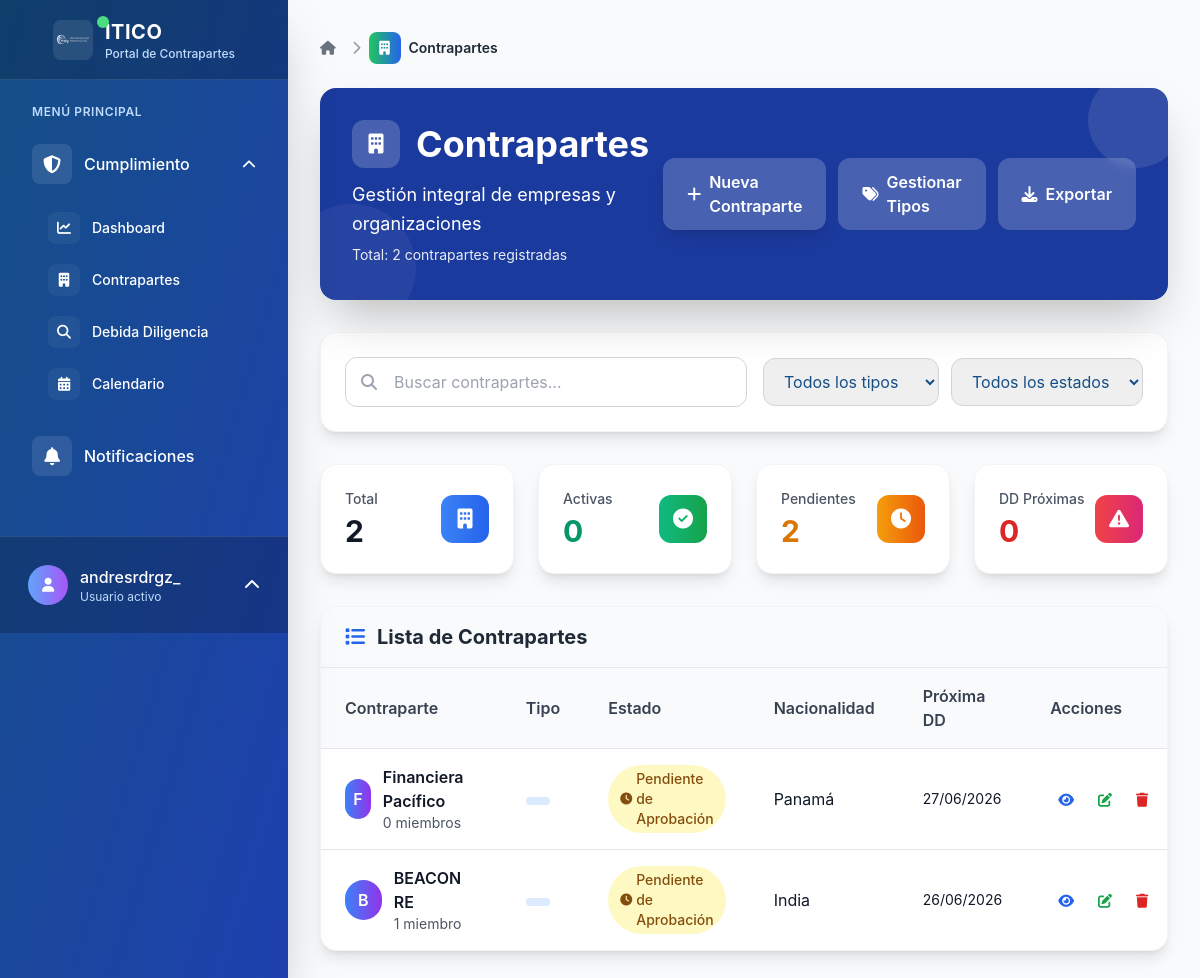
Before: /contrapartes/ (signed in) with the older database file.
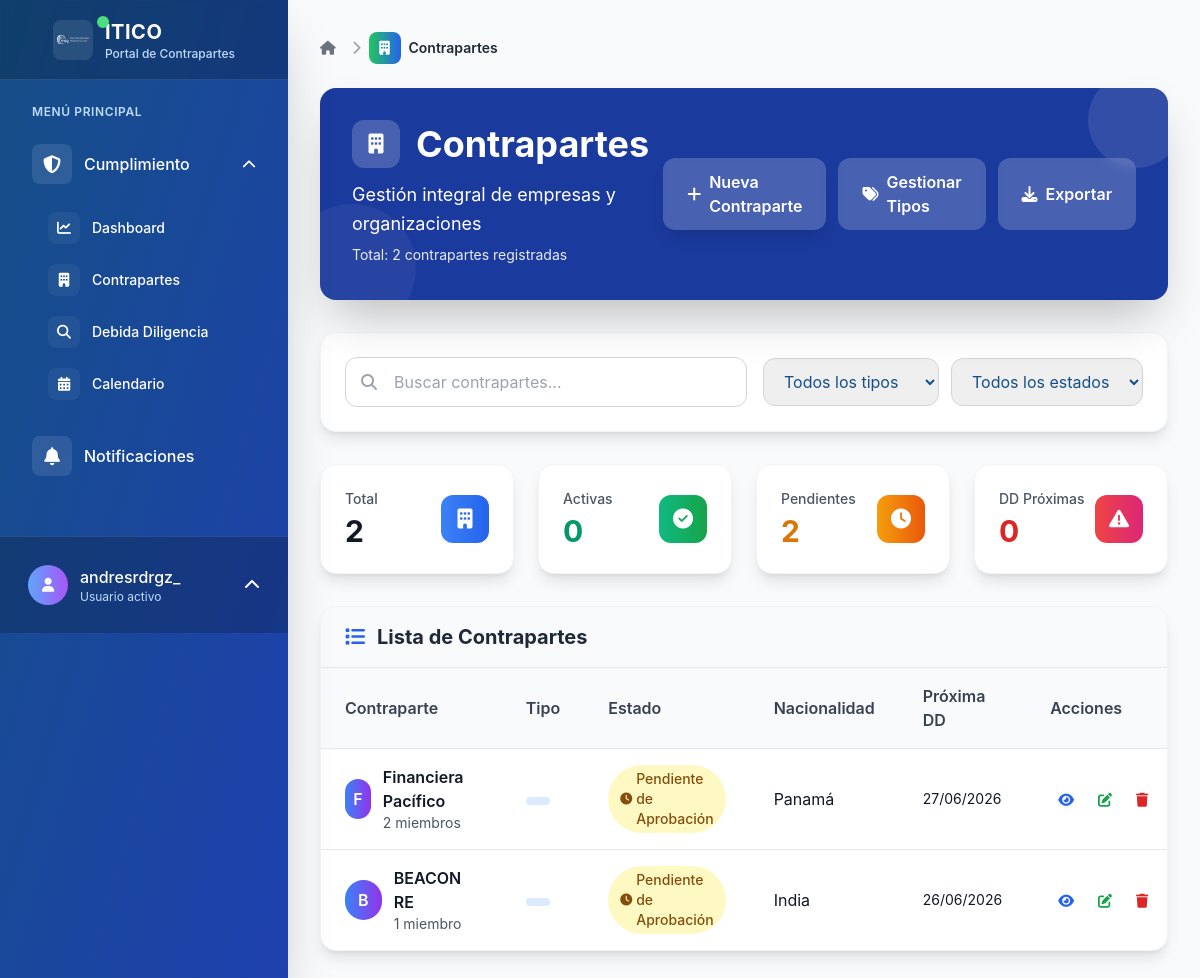
After: the same page with the newer database file.
### contrapartes/models.py (models this page shows, shortened)
class Contraparte(models.Model):
    ESTADOS_CONTRAPARTE = [
        ('activa', 'Activa'),
        ('inactiva', 'Inactiva'),
        ('pendiente', 'Pendiente de Aprobación'),
        ('rechazada', 'Rechazada'),
        ('en_revision', 'En Revisión'),
    ]
    nombre = models.CharField(max_length=255, verbose_name="Nombre")
    nacionalidad = models.CharField(max_length=100, verbose_name="Nacionalidad")
    tipo = models.ForeignKey(
        TipoContraparte,
        on_delete=models.PROTECT,
        related_name='contrapartes',
        verbose_name="Tipo",
        limit_choices_to={'activo': True},
        help_text="Tipo de contraparte"
    )
    estado = models.CharField(
        max_length=20,
        choices=ESTADOS_CONTRAPARTE,
        default='pendiente',
        verbose_name="Estado"
    )
    fecha_proxima_dd = models.DateField(
        verbose_name="Próxima Debida Diligencia",
        null=True,
        blank=True,
        help_text="Fecha de la próxima renovación de debida diligencia"
    )
    creado_por = models.ForeignKey(
        User,
        on_delete=models.PROTECT,
        related_name='contrapartes_creadas',
        verbose_name="Creado por"
    )
    fecha_creacion = models.DateTimeField(auto_now_add=True, verbose_name="Fecha de creación")
    fecha_actualizacion = models.DateTimeField(auto_now=True, verbose_name="Última actualización")
    descripcion = models.TextField(blank=True, null=True, verbose_name="Descripción")
    notas = models.TextField(blank=True, null=True, verbose_name="Notas adicionales")
    class Meta:
        verbose_name = "Contraparte"
        verbose_name_plural = "Contrapartes"
        ordering = ['-fecha_creacion']
    @property
    def dias_hasta_proxima_dd(self):
        if self.fecha_proxima_dd:
            delta = self.fecha_proxima_dd - timezone.now().date()
            return delta.days
        return None
    @property
    def requiere_dd_pronto(self):
        dias = self.dias_hasta_proxima_dd
        return dias is not None and dias <= 30

### contrapartes/views.py (the view)
# urls.py: path('', views.ContraparteListView.as_view(), name='lista'),
class ContraparteListView(LoginRequiredMixin, ListView):
    model = Contraparte
    template_name = 'contrapartes/lista.html'
    context_object_name = 'object_list'
    paginate_by = 20
    def get_context_data(self, **kwargs):
        context = super().get_context_data(**kwargs)
        total = Contraparte.objects.count()
        activas = Contraparte.objects.filter(estado='activa').count()
        pendientes = Contraparte.objects.filter(estado='pendiente').count()
        fecha_limite = timezone.now().date() + timedelta(days=30)
        dd_proximas = Contraparte.objects.filter(
            fecha_proxima_dd__lte=fecha_limite,
            fecha_proxima_dd__gte=timezone.now().date()
        ).count()
        context['stats'] = {
            'total': total,
            'activas': activas,
            'pendientes': pendientes,
            'dd_proximas': dd_proximas,
        }
        context['tipos_contraparte'] = TipoContraparte.objects.filter(activo=True).order_by('nombre')
        return context

### templates/contrapartes/lista.html (shortened to what the changed rows need)
{% extends 'base.html' %}
{% block content %}
<div class="mb-8">
    <div class="bg-blue-800 rounded-2xl p-8 text-white shadow-2xl relative overflow-hidden">
        <div class="relative z-10">
            <div class="flex flex-col lg:flex-row lg:items-center lg:justify-between">
                <div class="mb-6 lg:mb-0">
                    <h1 class="text-3xl lg:text-4xl font-bold mb-3 flex items-center text-white">
                        <div class="w-12 h-12 rounded-xl bg-white bg-opacity-20 flex items-center justify-center mr-4 backdrop-blur-sm text-white">
                            <i class="fas fa-building text-xl"></i>
                        </div>
                        Contrapartes
                    </h1>
                </div>
            </div>
        </div>
    </div>
</div>
<div class="bg-white rounded-2xl shadow-lg border border-gray-100 overflow-hidden">
    <div class="px-6 py-4 border-b border-gray-200 bg-gray-50">
        <h2 class="text-xl font-bold text-gray-800 flex items-center">
            <i class="fas fa-list mr-3 text-blue-600"></i>
            Lista de Contrapartes
        </h2>
    </div>
    {% if object_list %}
        <div class="hidden lg:block overflow-x-auto">
            <table class="w-full">
                <thead class="bg-gray-50 border-b border-gray-200">
                    <tr>
                        <th class="text-left py-4 px-6 font-semibold text-gray-700">Contraparte</th>
                        <th class="text-left py-4 px-6 font-semibold text-gray-700">Tipo</th>
                        <th class="text-left py-4 px-6 font-semibold text-gray-700">Estado</th>
                        <th class="text-left py-4 px-6 font-semibold text-gray-700">Nacionalidad</th>
                        <th class="text-left py-4 px-6 font-semibold text-gray-700">Próxima DD</th>
                        <th class="text-left py-4 px-6 font-semibold text-gray-700">Acciones</th>
                    </tr>
                </thead>
                <tbody class="divide-y divide-gray-200">
                    {% for contraparte in object_list %}
                        <tr class="hover:bg-gray-50 transition-colors duration-200">
                            <td class="py-4 px-6">
                                <div class="flex items-center">
                                    <div class="w-10 h-10 rounded-full bg-gradient-to-r from-blue-500 to-purple-600 flex items-center justify-center text-white font-semibold mr-3">
                                        {{ contraparte.nombre|first|upper }}
                                    </div>
                                    <div>
                                        <h3 class="font-semibold text-gray-900">{{ contraparte.nombre }}</h3>
                                        <p class="text-sm text-gray-600">{{ contraparte.miembros.count }} miembro{{ contraparte.miembros.count|pluralize:"s" }}</p>
                                    </div>
                                </div>
                            </td>
                            <td class="py-4 px-6">
                                <span class="inline-flex items-center px-3 py-1 rounded-full text-sm font-medium bg-blue-100 text-blue-800">
                                </span>
                            </td>
                            <td class="py-4 px-6">
                                {% if contraparte.estado == 'activa' %}
                                    <span class="inline-flex items-center px-3 py-1 rounded-full text-sm font-medium bg-green-100 text-green-800">
                                        <i class="fas fa-circle text-xs mr-1"></i>
                                        {{ contraparte.get_estado_display }}
                                    </span>
                                {% elif contraparte.estado == 'pendiente' %}
                                    <span class="inline-flex items-center px-3 py-1 rounded-full text-sm font-medium bg-yellow-100 text-yellow-800">
                                        <i class="fas fa-clock text-xs mr-1"></i>
                                        {{ contraparte.get_estado_display }}
                                    </span>
                                {% elif contraparte.estado == 'inactiva' %}
                                    <span class="inline-flex items-center px-3 py-1 rounded-full text-sm font-medium bg-gray-100 text-gray-800">
                                        <i class="fas fa-pause text-xs mr-1"></i>
                                        {{ contraparte.get_estado_display }}
                                    </span>
                                {% else %}
                                    <span class="inline-flex items-center px-3 py-1 rounded-full text-sm font-medium bg-red-100 text-red-800">
                                        <i class="fas fa-times text-xs mr-1"></i>
                                        {{ contraparte.get_estado_display }}
                                    </span>
                                {% endif %}
                            </td>
                            <td class="py-4 px-6 text-gray-900">{{ contraparte.nacionalidad }}</td>
                            <td class="py-4 px-6">
                                {% if contraparte.fecha_proxima_dd %}
                                    <div class="flex items-center">
                                        <span class="text-sm text-gray-900">{{ contraparte.fecha_proxima_dd|date:"d/m/Y" }}</span>
                                    </div>
                                {% else %}
                                    <span class="text-sm text-gray-500">No definida</span>
                                {% endif %}
                            </td>
                            <td class="py-4 px-6">
                                <div class="flex items-center space-x-2">
                                    <a href="{% url 'contrapartes:detalle' contraparte.pk %}" class="p-2 text-blue-600 hover:bg-blue-100 rounded-lg transition-colors duration-200" title="Ver detalles">
                                        <i class="fas fa-eye text-sm"></i>
                                    </a>
                                    <a href="{% url 'contrapartes:editar' contraparte.pk %}" class="p-2 text-green-600 hover:bg-green-100 rounded-lg transition-colors duration-200" title="Editar">
                                        <i class="fas fa-edit text-sm"></i>
                                    </a>
                                    <a href="{% url 'contrapartes:eliminar' contraparte.pk %}" class="p-2 text-red-600 hover:bg-red-100 rounded-lg transition-colors duration-200" title="Eliminar" data-confirm="¿Estás seguro de que deseas eliminar esta contraparte?">
                                        <i class="fas fa-trash text-sm"></i>
                                    </a>
                                </div>
                            </td>
                        </tr>
                    {% endfor %}
                </tbody>
            </table>
        </div>
    {% endif %}
</div>
{% endblock %}

Changed rows visible on the page:
changed Contraparte "Financiera Pacífico": miembros.count "0" → "2"
